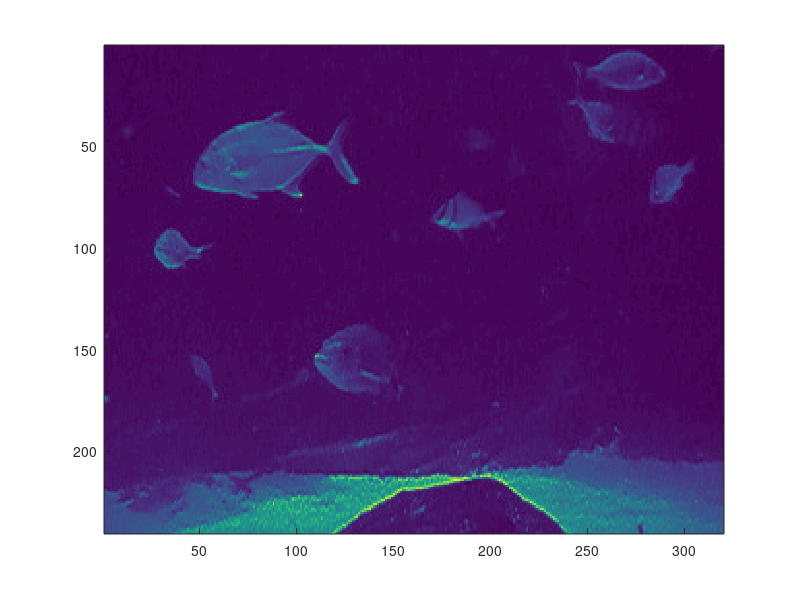

Recreate this plot in MATLAB. (Note: this script raises an error after producing the figure.)
clear
clc
close all
load('hwDiffuse.mat');
gI = mat2gray(fish04);
iter = 10;
dt = .2;
figure
imagesc(gI)
sI = isodiffuse(gI,dt,iter);
figure
imagesc(sI);
